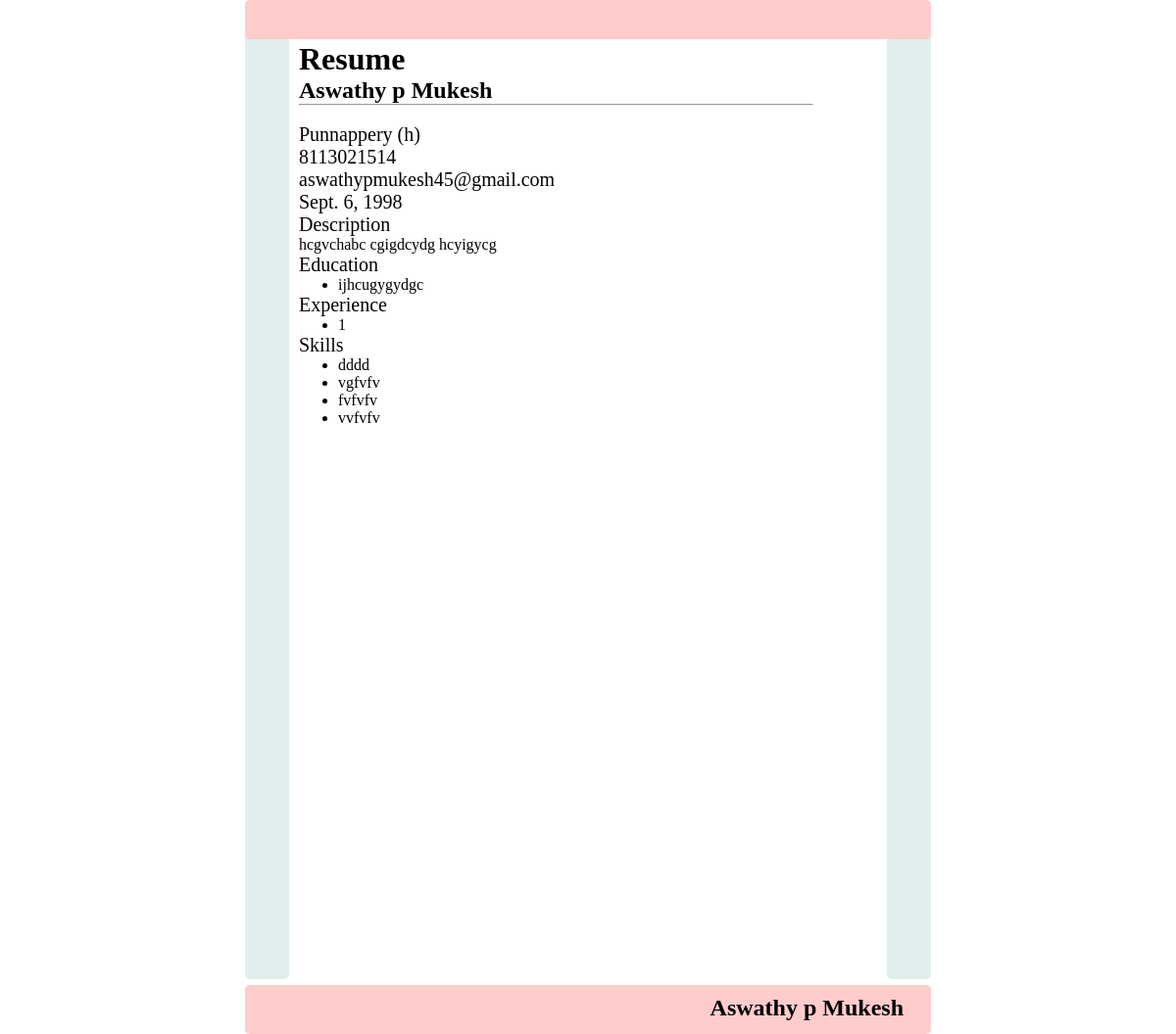
Page /profile/1/ on the committed database.
### res/models.py (models this page shows)
class Student(models.Model):
    name = models.CharField(max_length=100)
    mobile = models.CharField(max_length=10)
    email_id = models.CharField(max_length=100)
    dob = models.DateField()
    address = models.CharField(max_length=1000)
    description = models.CharField(max_length=1000)
    edu = models.CharField(max_length=1000)
    exp = models.CharField(max_length=1000)
    skill1 = models.CharField(max_length=100)
    skill2 = models.CharField(max_length=100)
    skill3 = models.CharField(max_length=100)
    skill4 = models.CharField(max_length=100)

### res/views.py (the view)
# urls.py: path('profile/<int:pk>/', views.profile, name="profile"),
def profile(request, pk):
    if request.method == 'GET':
        std = Student.objects.get(id=pk)
        c = {
            'std': std,
        }
        return render(request, 'resume.html',c)

### res/templates/resume.html (shortened to what this page needs)
<!DOCTYPE html>
<html lang="en">
<head>
</head>
<body >
{% load static %}
<link rel="stylesheet" type="text/css" href="{% static 'style/resume.css' %}">
{% block content %}
    <form class="form" method="POST">
        <div id="header"></div>
        <div class="left"></div>
        <div class="stuff">
          <br><br>
          <h1>Resume</h1>
          <h2>{{std.name}}</h2>
          <hr />
          <br>
          <p class="head">{{std.address}}</p>
          <p class="head">{{std.mobile}}</p>
          <p class="head">{{std.email_id}}</p>
          <p class="head">{{std.dob}}</p>
          <p class="head">Description</p>
          <p>{{std.description}}</p>
          <p class="head">Education</p>
          <ul>
              <li>{{std.edu}}</li>
          </ul>
          <p class="head">Experience</p>
          <ul>
            <li>{{std.exp}}</li>
          </ul>
          <p class="head">Skills</p>
          <ul>
            <li>{{std.skill1}}</li>
            <li>{{std.skill2}}</li>
            <li>{{std.skill3}}</li>
            <li>{{std.skill4}}</li>
          </ul>
        </div>
        <div class="right"></div>
        <div id="footer">
          <h2 id="name">{{std.name}}</h2></div>
    </form>
{% endblock %}
</body>
</html>

### static/style/resume.css (style rules this page uses)
* { max-width: 700px; margin: auto; }
div { border-radius: 5px; }
#header { height: 40px; width: 100%; background-color: #ffcccc; position: fixed; z-index: 1; }
#footer { height: 50px; width: 100%; background-color: #ffcccc; clear: both; position: relative; }
.left { height: 1000px; width: 45px; background-color: #e0eeee; float: left; position: fixed; }
.right { height: 1000px; width: 45px; background-color: #e0eeee; float: right; position: inherit; }
.stuff { display: inline-block; margin-top: 6px; margin-left: 55px; width: 75%; height: 1000px; }
p, li { font-family: 'Cormorant Garamond'; }
.head { font-size: 20px; }
#name { font-family: Sacramento; float: right; margin-top: 10px; margin-right: 4%; }

### rows in the picture
Student: name "Aswathy p Mukesh", address "Punnappery (h)", mobile "8113021514", email_id "aswathypmukesh45@gmail.com", dob "Sept. 6, 1998", description "hcgvchabc cgigdcydg hcyigycg", edu "ijhcugygydgc", exp "1", skill1 "dddd", skill2 "vgfvfv", skill3 "fvfvfv", skill4 "vvfvfv"
